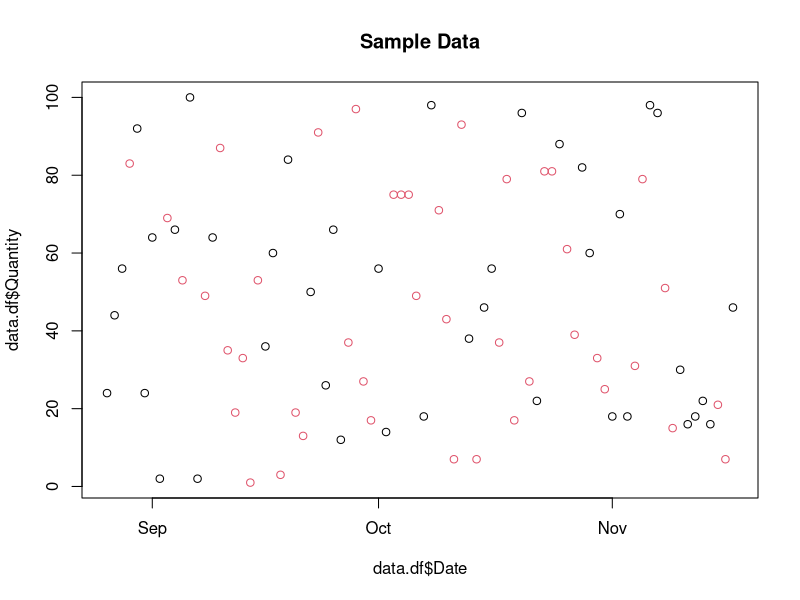
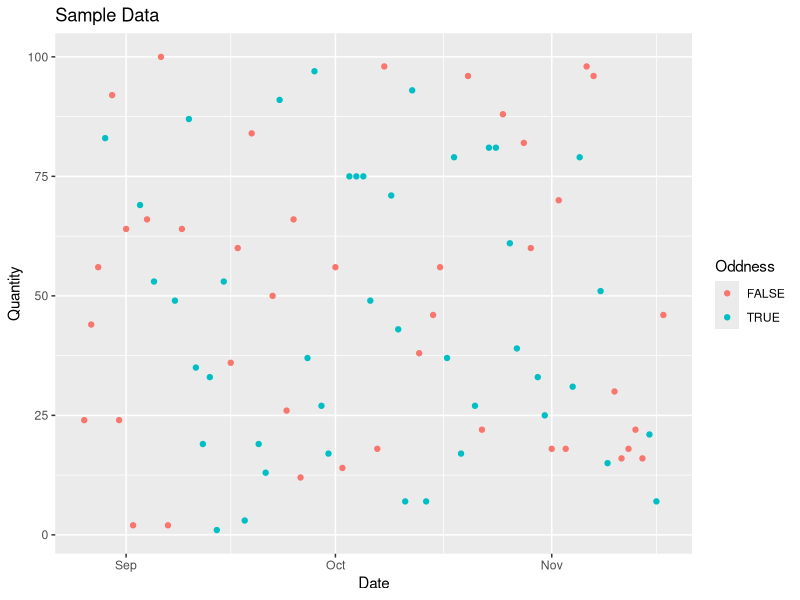
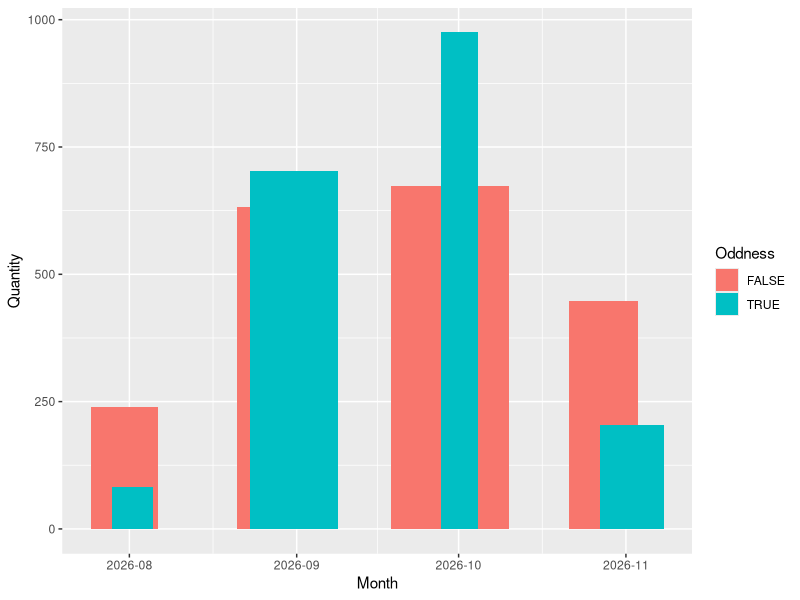
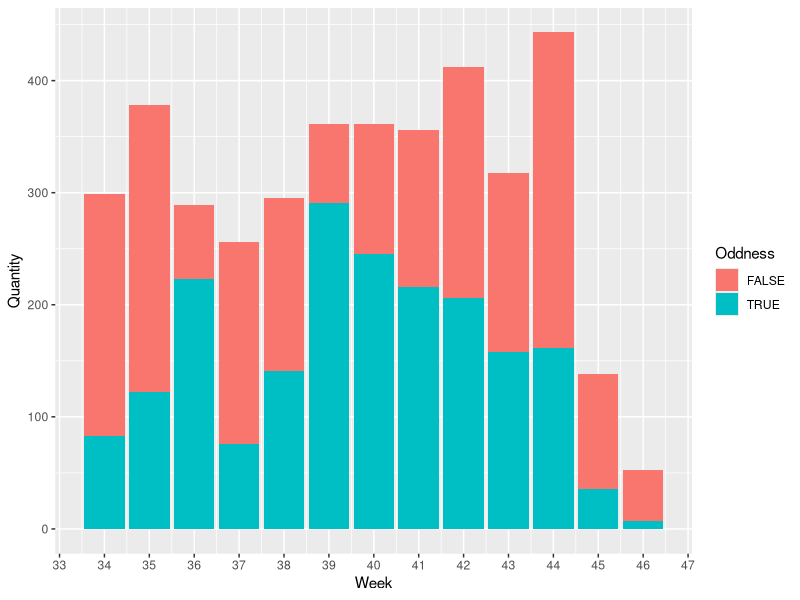

Write R code to recreate these figures, in order.
#!/usr/bin/env Rscript

library(ggplot2)
library(scales)

# setting the defaults:
NUM.OF.WEEKS = 12
WEEK.MULTIPLIER = 7
NUM.OF.DATA = NUM.OF.WEEKS * WEEK.MULTIPLIER
MAX.NUM = 100

## generating the data
the.dates <- seq.Date(Sys.Date()-(NUM.OF.DATA-1), by = "day", length.out = NUM.OF.DATA)
the.data <- sample(1:MAX.NUM,size=NUM.OF.DATA,replace=T)
is.odd <- (the.data %% 2 != 0)
data.df <- data.frame(Date = the.dates, Quantity = the.data, Oddness = is.odd)
str(data.df)

## quick view:
plot(data.df$Date,data.df$Quantity,main="Sample Data",col=factor(data.df$Oddness))
qplot(Date,Quantity,data=data.df,main="Sample Data",xlab="Date",ylab="Quantity",colour=Oddness)

data.df$Month <- as.Date(cut(data.df$Date,
  breaks = "month"))
data.df$Week <- as.Date(cut(data.df$Date,
  breaks = "week",
  start.on.monday = T))

library(dplyr)
data.df %>% group_by(Oddness) %>% summarise(n())

str(data.df)

##ggplot(data = data.df, aes(Month, Quantity,fill=Oddness)) + geom_bar(stat="identity")#+

## graph by month:
ggplot(data = data.df, aes(Month, Quantity,fill=Oddness)) +
    ## adds up all observations for the month  or "line"
##    stat_summary(fun.y = sum, geom = "bar",position=position_dodge(width=10)) +
##    stat_summary(fun.y = sum, geom = "bar",position="dodge") +
    stat_summary(fun.y = sum, geom = "bar",position=position_jitterdodge()) +
    ## custom x-axis labels
    scale_x_date(labels = date_format("%Y-%m"), date_breaks = "1 month")

ggplot(data = data.df, aes(Week, Quantity,fill=Oddness)) +
    ## adds up all observations for the month  or "line"
##    stat_summary(fun.y = sum, geom = "bar",position=position_dodge()) +
    stat_summary(fun.y = sum, geom = "bar",position=position_stack()) +
    ## custom x-axis labels
    scale_x_date(labels = date_format("%W"), date_breaks = "1 week")
